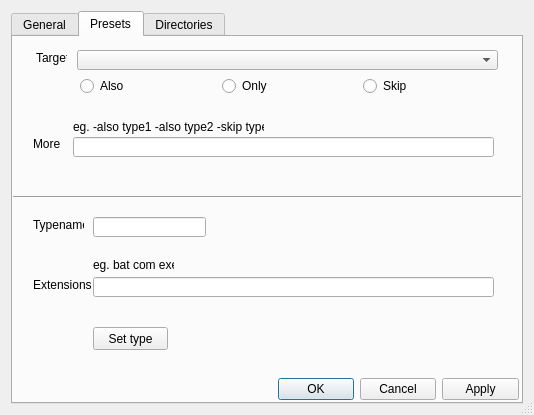
<?xml version="1.0" encoding="UTF-8"?>
<ui version="4.0">
 <class>Settings</class>
 <widget class="QDialog" name="Settings">
  <property name="geometry">
   <rect>
    <x>0</x>
    <y>0</y>
    <width>534</width>
    <height>415</height>
   </rect>
  </property>
  <property name="windowTitle">
   <string>Settings</string>
  </property>
  <property name="sizeGripEnabled">
   <bool>true</bool>
  </property>
  <property name="modal">
   <bool>true</bool>
  </property>
  <layout class="QVBoxLayout" name="verticalLayout">
   <item>
    <widget class="QTabWidget" name="tabWidget">
     <property name="currentIndex">
      <number>1</number>
     </property>
     <widget class="QWidget" name="tab">
      <attribute name="title">
       <string>General</string>
      </attribute>
      <widget class="QCheckBox" name="tabCheckBox">
       <property name="geometry">
        <rect>
         <x>70</x>
         <y>60</y>
         <width>251</width>
         <height>18</height>
        </rect>
       </property>
       <property name="text">
        <string>Start new tab for search</string>
       </property>
      </widget>
      <widget class="QCheckBox" name="ignoreCheckBox">
       <property name="geometry">
        <rect>
         <x>70</x>
         <y>90</y>
         <width>141</width>
         <height>18</height>
        </rect>
       </property>
       <property name="text">
        <string>Ignore file open errors</string>
       </property>
      </widget>
      <widget class="QCheckBox" name="cStyleCheckBox">
       <property name="geometry">
        <rect>
         <x>70</x>
         <y>120</y>
         <width>231</width>
         <height>18</height>
        </rect>
       </property>
       <property name="text">
        <string>Only search C-style function names</string>
       </property>
      </widget>
      <widget class="QDialogButtonBox" name="generalButtonBox">
       <property name="geometry">
        <rect>
         <x>330</x>
         <y>330</y>
         <width>156</width>
         <height>23</height>
        </rect>
       </property>
       <property name="standardButtons">
        <set>QDialogButtonBox::Cancel|QDialogButtonBox::Ok</set>
       </property>
      </widget>
     </widget>
     <widget class="QWidget" name="tab_2">
      <attribute name="title">
       <string>Presets</string>
      </attribute>
      <widget class="QComboBox" name="targetComboBox">
       <property name="geometry">
        <rect>
         <x>64</x>
         <y>13</y>
         <width>421</width>
         <height>20</height>
        </rect>
       </property>
       <property name="editable">
        <bool>false</bool>
       </property>
       <property name="currentIndex">
        <number>-1</number>
       </property>
      </widget>
      <widget class="QLabel" name="targetLabel">
       <property name="geometry">
        <rect>
         <x>23</x>
         <y>13</y>
         <width>31</width>
         <height>16</height>
        </rect>
       </property>
       <property name="maximumSize">
        <size>
         <width>232</width>
         <height>16777215</height>
        </size>
       </property>
       <property name="text">
        <string>Target</string>
       </property>
      </widget>
      <widget class="QWidget" name="layoutWidget">
       <property name="geometry">
        <rect>
         <x>60</x>
         <y>40</y>
         <width>421</width>
         <height>20</height>
        </rect>
       </property>
       <layout class="QHBoxLayout" name="horizontalLayout"/>
      </widget>
      <widget class="QRadioButton" name="skipRadioButton">
       <property name="geometry">
        <rect>
         <x>350</x>
         <y>40</y>
         <width>136</width>
         <height>18</height>
        </rect>
       </property>
       <property name="text">
        <string>Skip</string>
       </property>
       <attribute name="buttonGroup">
        <string>buttonGroup</string>
       </attribute>
      </widget>
      <widget class="QRadioButton" name="onlyRadioButton">
       <property name="geometry">
        <rect>
         <x>209</x>
         <y>40</y>
         <width>135</width>
         <height>18</height>
        </rect>
       </property>
       <property name="text">
        <string>Only</string>
       </property>
       <attribute name="buttonGroup">
        <string>buttonGroup</string>
       </attribute>
      </widget>
      <widget class="QRadioButton" name="alsoRadioButton">
       <property name="geometry">
        <rect>
         <x>67</x>
         <y>40</y>
         <width>136</width>
         <height>18</height>
        </rect>
       </property>
       <property name="text">
        <string>Also</string>
       </property>
       <attribute name="buttonGroup">
        <string>buttonGroup</string>
       </attribute>
      </widget>
      <widget class="QLabel" name="moreEgLabel">
       <property name="geometry">
        <rect>
         <x>60</x>
         <y>80</y>
         <width>191</width>
         <height>20</height>
        </rect>
       </property>
       <property name="text">
        <string>eg. -also type1 -also type2 -skip type3</string>
       </property>
      </widget>
      <widget class="QLabel" name="moreLabel">
       <property name="geometry">
        <rect>
         <x>20</x>
         <y>100</y>
         <width>46</width>
         <height>14</height>
        </rect>
       </property>
       <property name="text">
        <string>More</string>
       </property>
      </widget>
      <widget class="QLineEdit" name="moreLineEdit">
       <property name="geometry">
        <rect>
         <x>60</x>
         <y>100</y>
         <width>421</width>
         <height>20</height>
        </rect>
       </property>
      </widget>
      <widget class="Line" name="line_2">
       <property name="geometry">
        <rect>
         <x>-3</x>
         <y>150</y>
         <width>521</width>
         <height>20</height>
        </rect>
       </property>
       <property name="orientation">
        <enum>Qt::Horizontal</enum>
       </property>
      </widget>
      <widget class="QLabel" name="typenameLabel">
       <property name="geometry">
        <rect>
         <x>20</x>
         <y>180</y>
         <width>51</width>
         <height>16</height>
        </rect>
       </property>
       <property name="text">
        <string>Typename</string>
       </property>
      </widget>
      <widget class="QLineEdit" name="typenameLineEdit">
       <property name="geometry">
        <rect>
         <x>80</x>
         <y>180</y>
         <width>113</width>
         <height>20</height>
        </rect>
       </property>
      </widget>
      <widget class="QLabel" name="extensionsLabel">
       <property name="geometry">
        <rect>
         <x>20</x>
         <y>240</y>
         <width>61</width>
         <height>16</height>
        </rect>
       </property>
       <property name="text">
        <string>Extensions</string>
       </property>
      </widget>
      <widget class="QLineEdit" name="extensionsLineEdit">
       <property name="geometry">
        <rect>
         <x>80</x>
         <y>240</y>
         <width>401</width>
         <height>20</height>
        </rect>
       </property>
      </widget>
      <widget class="QLabel" name="extensionsEgLabel">
       <property name="geometry">
        <rect>
         <x>80</x>
         <y>220</y>
         <width>81</width>
         <height>16</height>
        </rect>
       </property>
       <property name="text">
        <string>eg. bat com exe</string>
       </property>
      </widget>
      <widget class="QPushButton" name="setTypePushButton">
       <property name="geometry">
        <rect>
         <x>80</x>
         <y>290</y>
         <width>75</width>
         <height>23</height>
        </rect>
       </property>
       <property name="text">
        <string>Set type</string>
       </property>
      </widget>
      <widget class="QDialogButtonBox" name="buttonBox">
       <property name="geometry">
        <rect>
         <x>265</x>
         <y>340</y>
         <width>241</width>
         <height>25</height>
        </rect>
       </property>
       <property name="orientation">
        <enum>Qt::Horizontal</enum>
       </property>
       <property name="standardButtons">
        <set>QDialogButtonBox::Apply|QDialogButtonBox::Cancel|QDialogButtonBox::Ok</set>
       </property>
      </widget>
     </widget>
     <widget class="QWidget" name="tab_4">
      <attribute name="title">
       <string>Directories</string>
      </attribute>
      <widget class="QListWidget" name="includeListWidget">
       <property name="geometry">
        <rect>
         <x>20</x>
         <y>30</y>
         <width>161</width>
         <height>301</height>
        </rect>
       </property>
       <property name="sortingEnabled">
        <bool>true</bool>
       </property>
      </widget>
      <widget class="QLabel" name="includeLabel">
       <property name="geometry">
        <rect>
         <x>80</x>
         <y>10</y>
         <width>46</width>
         <height>14</height>
        </rect>
       </property>
       <property name="text">
        <string>Include</string>
       </property>
      </widget>
      <widget class="QLabel" name="excludeLabel">
       <property name="geometry">
        <rect>
         <x>290</x>
         <y>10</y>
         <width>46</width>
         <height>14</height>
        </rect>
       </property>
       <property name="text">
        <string>Exclude</string>
       </property>
      </widget>
      <widget class="QListWidget" name="excludeListWidget">
       <property name="geometry">
        <rect>
         <x>230</x>
         <y>30</y>
         <width>161</width>
         <height>301</height>
        </rect>
       </property>
       <property name="sortingEnabled">
        <bool>true</bool>
       </property>
      </widget>
      <widget class="QCheckBox" name="searchAllDirsCheckBox">
       <property name="geometry">
        <rect>
         <x>20</x>
         <y>340</y>
         <width>121</width>
         <height>18</height>
        </rect>
       </property>
       <property name="text">
        <string>Search all directories</string>
       </property>
      </widget>
      <widget class="QPushButton" name="defaultPushButton">
       <property name="geometry">
        <rect>
         <x>420</x>
         <y>240</y>
         <width>61</width>
         <height>23</height>
        </rect>
       </property>
       <property name="text">
        <string>Default</string>
       </property>
      </widget>
      <widget class="QPushButton" name="rightPushButton">
       <property name="geometry">
        <rect>
         <x>190</x>
         <y>130</y>
         <width>31</width>
         <height>23</height>
        </rect>
       </property>
       <property name="text">
        <string>-&gt;</string>
       </property>
      </widget>
      <widget class="QPushButton" name="leftAllPushButton">
       <property name="geometry">
        <rect>
         <x>190</x>
         <y>300</y>
         <width>31</width>
         <height>23</height>
        </rect>
       </property>
       <property name="text">
        <string>&lt;&lt;</string>
       </property>
      </widget>
      <widget class="QPushButton" name="rightAllPushButton">
       <property name="geometry">
        <rect>
         <x>190</x>
         <y>270</y>
         <width>31</width>
         <height>23</height>
        </rect>
       </property>
       <property name="text">
        <string>&gt;&gt;</string>
       </property>
      </widget>
      <widget class="QPushButton" name="leftPushButton">
       <property name="geometry">
        <rect>
         <x>190</x>
         <y>160</y>
         <width>31</width>
         <height>23</height>
        </rect>
       </property>
       <property name="text">
        <string>&lt;-</string>
       </property>
      </widget>
      <widget class="QDialogButtonBox" name="directoriesButtonBox">
       <property name="geometry">
        <rect>
         <x>310</x>
         <y>340</y>
         <width>191</width>
         <height>25</height>
        </rect>
       </property>
       <property name="orientation">
        <enum>Qt::Horizontal</enum>
       </property>
       <property name="standardButtons">
        <set>QDialogButtonBox::Apply|QDialogButtonBox::Cancel|QDialogButtonBox::Ok</set>
       </property>
      </widget>
      <widget class="QPushButton" name="deletePushButton">
       <property name="geometry">
        <rect>
         <x>420</x>
         <y>60</y>
         <width>61</width>
         <height>23</height>
        </rect>
       </property>
       <property name="text">
        <string>Delete</string>
       </property>
      </widget>
      <widget class="QPushButton" name="addPushButton">
       <property name="geometry">
        <rect>
         <x>420</x>
         <y>30</y>
         <width>61</width>
         <height>23</height>
        </rect>
       </property>
       <property name="text">
        <string>Add</string>
       </property>
      </widget>
     </widget>
    </widget>
   </item>
  </layout>
 </widget>
 <resources/>
 <connections>
  <connection>
   <sender>buttonBox</sender>
   <signal>accepted()</signal>
   <receiver>Settings</receiver>
   <slot>accept()</slot>
   <hints>
    <hint type="sourcelabel">
     <x>248</x>
     <y>254</y>
    </hint>
    <hint type="destinationlabel">
     <x>157</x>
     <y>274</y>
    </hint>
   </hints>
  </connection>
  <connection>
   <sender>buttonBox</sender>
   <signal>rejected()</signal>
   <receiver>Settings</receiver>
   <slot>reject()</slot>
   <hints>
    <hint type="sourcelabel">
     <x>316</x>
     <y>260</y>
    </hint>
    <hint type="destinationlabel">
     <x>286</x>
     <y>274</y>
    </hint>
   </hints>
  </connection>
 </connections>
 <buttongroups>
  <buttongroup name="buttonGroup"/>
 </buttongroups>
</ui>
